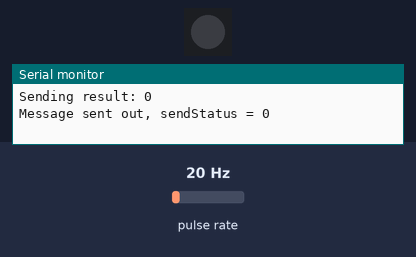
Recording of a program running on a simulated ESP32-C3. Shown: 1 RGB LEDs in strip order, left to right, the last lines printed to the serial monitor. Wiring (inferred from the names in the program): pulse sensor: data GPIO 2. Inputs (shaded band) come from the test bench; at power-on: pulse rate 20 Hz. Dim RGB values are drawn brighter than linear; random numbers use the default seed unless the program sets one.

Above: at 0.1 s.
At 1.1 s:
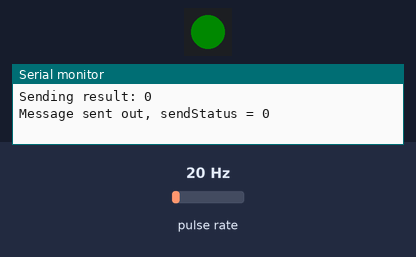
At 6.1 s:
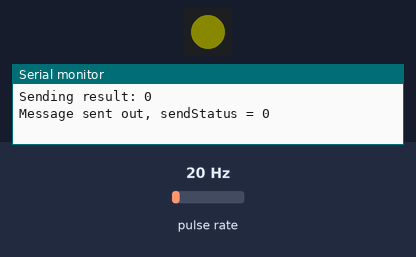
At 11.1 s:
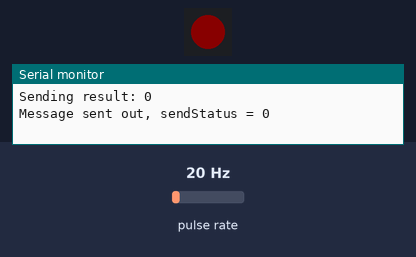
Timing chart, 0 to 12.6 s (numbered marks = the images above):
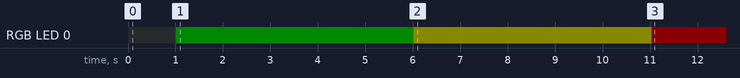

The program:

main.cpp
```cpp
#include <Arduino.h>
//  CREDITS:
//  This code is modified based on the code by:
// - Jonas Byström @ https://github.com/jonasbystrom/ESP-Now-Sensor-system-with-WiFi/blob/main/espnow_sensor/espnow_sensor.ino
// - IdrisCytron @ https://gist.github.com/IdrisCytron/1b23265ede09577c19ef6acc27ee848d

// ------------------------------------------------------------------------------------------
// CONFIG VARIABLES THAT NEED TO BE EDITED
// ------------------------------------------------------------------------------------------
// ESP-NOW SYSTEM CONFIGS - Gateway_Mac
// ESP SENSOR CONFIGS - UNIT

// ------------------------------------------------------------------------------------------
// ESP-NOW SYSTEM CONFIGS
// ------------------------------------------------------------------------------------------
#include <WiFi.h>
#include <esp_now.h>
#define WIFI_CHANNEL 1 // Must be 1. (!IMPORTANT)
                       // ESP-Now can work on other channels, but the receiving ESP Gateway must operate on
                       // channel 1 in order to also work for TCP/IP WiFi.
                       // It has been reported to work also for other Channels, but I have only succeeded on ch 1.

uint8_t Gateway_Mac[] = {0x58, 0xCF, 0x79, 0xE4, 0x4E, 0x60};
// MAC Address of the remote ESP Gateway we send to.
// This is the "system address" all Sensors send to and the Gateway listens on.
// (The ESP Gateway will set this "soft" MAC address in its HW. See Gateway code for info.)

typedef struct sensor_data_t
{                           // Sensor data format for sending on ESP-Now to Gateway
  int unit;                 // Unit no to identy which sensor is sending
  float flowRate;
  int totalMilliLitres;
  unsigned long updated;    // Epoch time when received by Gateway. Set by gateway/receiver. (Not used by sensor, but part of struct for convenience reasons.)
  int test_num;
} sensor_data_t;

// -----------------------------------------------------------------------------------------
// ESP SENSOR CONFIGS
// -----------------------------------------------------------------------------------------
#define UNIT 1                // Sensor unit ID to identify THIS unit for the receiving gateway. Recommended to use [1 -20]

#define DEBUG_LOG             // Enable (uncomment) to print debug info. Disabling (comment) debug output saves some 4-5 ms ...

#define SLEEP_SECS 5 * 60 - 8 // [sec] Sleep time between wake up and readings. Will be 5 mins +/- 8 secs. Varying to avoid transmit collusions.
#define MAX_WAKETIME_MS 1000  // [ms]  Timeout until forced gotosleep if no sending success

// -----------------------------------------------------------------------------------------
// GLOBALS
// -----------------------------------------------------------------------------------------
sensor_data_t sensorData;
volatile boolean messageSent; // flag to tell when message is sent out and we can safely goto sleep
esp_now_peer_info_t gateway;

// -----------------------------------------------------------------------------------------
// SETUP FOR YF-S201C FLOW SENSOR
// -----------------------------------------------------------------------------------------
#define SENSOR 2
long currentMillis = 0;
long previousMillis = 0;
int interval = 1000;
float calibrationFactor = 5.2725; // COULD BE CALIBRATED FURTHER BASED ON EXPERIMENTAL RESULTS
volatile byte pulseCount;
byte pulse1Sec = 0;
float flowRate;
unsigned int flowMilliLitres;
unsigned long totalMilliLitres;
int test_num;

void IRAM_ATTR pulseCounter()
{
  pulseCount++;
}

// -----------------------------------------------------------------------------------------
// SETUP FOR LED
// -----------------------------------------------------------------------------------------
#include <Adafruit_NeoPixel.h>
#define PIN 8
#define ONBOARDPIXEL 0
Adafruit_NeoPixel pixels = Adafruit_NeoPixel(1, PIN, NEO_GRB + NEO_KHZ800);
long starttime = 0;
int timetoturnyellow = 5000; // TO BE UPDATED BASED ON OUTPUT OF ML MODEL
int timetoturnred = 10000;   // TO BE UPDATED BASED ON OUTPUT OF ML MODEL

// -----------------------------------------------------------------------------------------
// FUNCTIONS TO BE USED
// -----------------------------------------------------------------------------------------
void gotoSleep();
void setup_espnow();
void setup_sensor();
void read_flow();
void send_msg();
void setupLED();
void lightLED();

// -----------------------------------------------------------------------------------------
void setup()
// -----------------------------------------------------------------------------------------
{
  // Disable WiFi until we shall use it, to save energy
  WiFi.persistent(false); // Dont save WiFi info to Flash - to save time

  Serial.begin(115200);

  sensorData.unit = UNIT;

  // Set up flow sensor ---------------------------
  setup_sensor();

  // Set up espnow ---------------------------
  setup_espnow();

  // Set up LED ---------------------------
  setupLED();
}

// -----------------------------------------------------------------------------------------
void loop()
// -----------------------------------------------------------------------------------------
{
  // Read flow sensor and update values -----------------------------------
  read_flow();

  // Send message -----------------------------------
  send_msg();

  lightLED();

  delay(1000);
}

// -----------------------------------------------------------------------------------------
void gotoSleep()
// -----------------------------------------------------------------------------------------
{
  int sleepSecs;
  sleepSecs = SLEEP_SECS + ((uint8_t)esp_random() / 16); // add random time to avoid traffic jam collisions

  esp_sleep_enable_timer_wakeup(sleepSecs * 1000000);
  // esp_sleep_enable_ext0_wakeup((gpio_num_t)BUTTON_PIN, LOW);
  esp_deep_sleep_start();

  // Never return here - ESP will be reset after deep sleep
}

void setup_espnow()
{
  // Set up ESP-Now link ---------------------------
  WiFi.mode(WIFI_STA); // Station mode for esp-now sensor node
  WiFi.disconnect();
#ifdef DEBUG_LOG
  Serial.printf("My HW mac: %s", WiFi.macAddress().c_str());
  Serial.println("");
  Serial.printf("Sending to MAC: %02x:%02x:%02x:%02x:%02x:%02x", Gateway_Mac[0], Gateway_Mac[1], Gateway_Mac[2], Gateway_Mac[3], Gateway_Mac[4], Gateway_Mac[5]);
  Serial.printf(", on channel: %i\n", WIFI_CHANNEL);
#endif

  // Initialize ESP-now ----------------------------
  if (esp_now_init() != 0)
  {
#ifdef DEBUG_LOG
    Serial.println("*** ESP_Now init failed. Going to sleep");
#endif
    delay(100);
    gotoSleep();
  }

  memcpy(gateway.peer_addr, Gateway_Mac, 6);
  gateway.channel = WIFI_CHANNEL;
  gateway.encrypt = false; // no encryption
  esp_now_add_peer(&gateway);
}

void send_msg()
{
  esp_now_register_send_cb([](const uint8_t *mac, esp_now_send_status_t sendStatus)
                           {
                             // callback for message sent out
                             messageSent = true; // flag message is sent out - we can now safely go to sleep ...
#ifdef DEBUG_LOG
                             Serial.printf("Message sent out, sendStatus = %i\n", sendStatus);
#endif
                           });
  messageSent = false;

#ifdef DEBUG_LOG
  Serial.println("Message Data: " +
                 String(sensorData.unit) + ", flowRate:" +
                 String(sensorData.flowRate) + "L/min, totalFlow: " +
                 String(sensorData.totalMilliLitres) + "ml, test_num: " +
                 String(sensorData.test_num));
#endif
  uint8_t sendBuf[sizeof(sensorData)]; // create a send buffer for sending sensor data (safer)
  memcpy(sendBuf, &sensorData, sizeof(sensorData));

  const uint8_t *peer_addr = gateway.peer_addr;
  esp_err_t result = esp_now_send(peer_addr, (uint8_t *)&sensorData, sizeof(sensorData));

#ifdef DEBUG_LOG
  Serial.print("Sending result: ");
  Serial.println(result);
#endif
}

void setup_sensor()
{
  pinMode(SENSOR, INPUT_PULLUP);
  pulseCount = 0;
  flowRate = 0.0;
  flowMilliLitres = 0;
  totalMilliLitres = 0;
  previousMillis = 0;
  attachInterrupt(digitalPinToInterrupt(SENSOR), pulseCounter, FALLING);
}

// -----------------------------------------------------------------------------------------
void read_flow()
// -----------------------------------------------------------------------------------------
{
  currentMillis = millis();
  if (currentMillis - previousMillis > interval)
  {

    pulse1Sec = pulseCount;
    pulseCount = 0;

    // Because this loop may not complete in exactly 1 second intervals we calculate
    // the number of milliseconds that have passed since the last execution and use
    // that to scale the output. We also apply the calibrationFactor to scale the output
    // based on the number of pulses per second per units of measure (litres/minute in
    // this case) coming from the sensor.
    flowRate = ((1000.0 / (millis() - previousMillis)) * pulse1Sec) / calibrationFactor;
    previousMillis = millis();

    // Divide the flow rate in litres/minute by 60 to determine how many litres have
    // passed through the sensor in this 1 second interval, then multiply by 1000 to
    // convert to millilitres.
    flowMilliLitres = (flowRate / 60) * 1000;

    // Add the millilitres passed in this second to the cumulative total
    totalMilliLitres += flowMilliLitres;
    test_num++;

    sensorData.flowRate = flowRate;
    sensorData.totalMilliLitres = totalMilliLitres;
  }
}

// -----------------------------------------------------------------------------------------
void setupLED()
// -----------------------------------------------------------------------------------------
{
  pixels.begin(); // This initializes the NeoPixel library.
  pixels.clear();
}

// -----------------------------------------------------------------------------------------
void lightLED()
// -----------------------------------------------------------------------------------------
{
  if (flowRate > 0 && starttime == 0)
  {
    starttime = currentMillis;
  }
  else if (flowRate == 0)
  {
    starttime = 0;
  }

  if (starttime == 0)
  {
    pixels.clear();
  }
  else if (millis() - starttime >= timetoturnred)
  {
    pixels.setPixelColor(ONBOARDPIXEL, pixels.Color(10, 0, 0));
  }
  else if (millis() - starttime >= timetoturnyellow)
  {
    pixels.setPixelColor(ONBOARDPIXEL, pixels.Color(10, 10, 0));
  }
  else if (starttime != 0)
  {
    pixels.setPixelColor(ONBOARDPIXEL, pixels.Color(0, 10, 0));
  }
  pixels.show();
}
```

Measured:
- by itself, RGB LED 0: off → RGB(0, 10, 0) at 1.0 s, → RGB(10, 10, 0) 5.0 s later, → RGB(10, 0, 0) 5.0 s later
